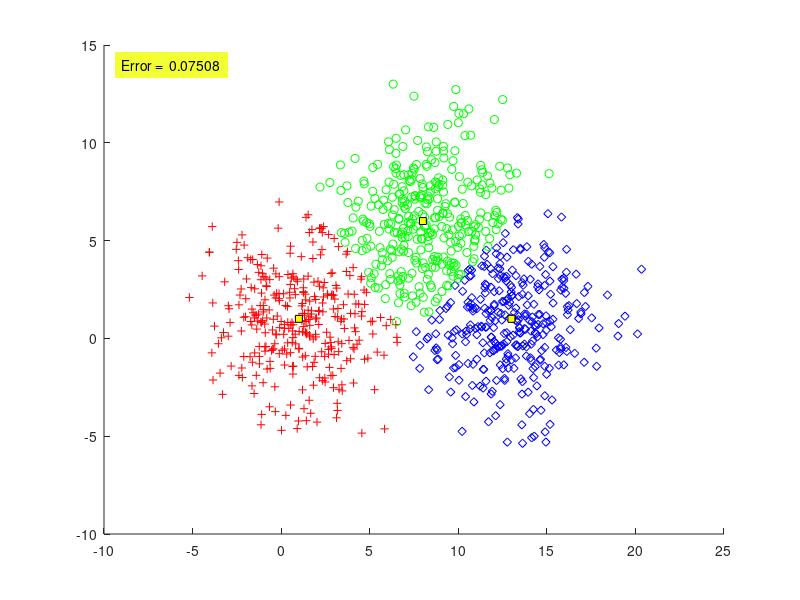

Source code (MATLAB):
function Pe=P2_4_Mahalanobis()
N=1000;
m=[1 8 13;1 6 1];
S(:,:,1)=6*eye(2);
S(:,:,2)=6*eye(2);
S(:,:,3)=6*eye(2);
P=[1/3 1/3 1/3 ];

%% (A)
X=[];
y=[];
[l,c]=size(m);
for j=1:c
% Generating the [p(j)*N)] vectors from each distribution
temp=mvnrnd(m(:,j),S(:,:,j),fix(P(j)*N));
% The total number of points may be slightly less than N
% due to the fix operator
X=[X ;temp];
y=[y ones(1,fix(P(j)*N))*j];
end

%% B
% l=dimensionality, c=no. of classes
[l,N]=size(X'); % N=no. of vectors
for i=1:N
for j=1:c
 t(j)=sqrt((X(i,:)'-m(:,j))'*inv(S(:,:,j))*...
    (X(i,:)'-m(:,j)));

end
% Determining the maximum quantity Pi*p(x|wi)
 [num,z(i)]=min(t(:));
end
plot_data(X,z,m);
%% C
Pe=compute_error(y,z);
xx=axis;

text(xx(1)+1,xx(4)-1,...
['Error =  ' num2str(Pe,4)],...
'HorizontalAlignment','left',... 
 'BackgroundColor',[.95 1 0.2],...
 'Margin',5);
end
%%
function clas_error=compute_error(y,y_est)
[q,N]=size(y); % N= no. of vectors
c=max(y); % Determining the number of classes
clas_error=0; % Counting the misclassified vectors
for i=1:N
if(y(i) ~= y_est(i))
clas_error=clas_error+1;
end
end
% Computing the classification error
clas_error =clas_error/N;
end

%% 
function plot_data(X,y,m)
[l,N]=size(X'); % N=no. of data vectors, l=dimensionality
[l,c]=size(m); % c=no. of classes
if(l ~=2)
fprintf('NO PLOT CAN BE GENERATED\n')
return
end
pale=['r+'; 'go'; 'bd'];
figure(2)
% Plot of the data vectors
hold on

for k=1:N
plot(X(k,1),X(k,2),pale(y(k),:))
end
% Plot of the class means
for j=1:c
plot(m(1,j),m(2,j),'--ks',...
                'MarkerFaceColor','y',...
                'MarkerSize',5)
end
end
